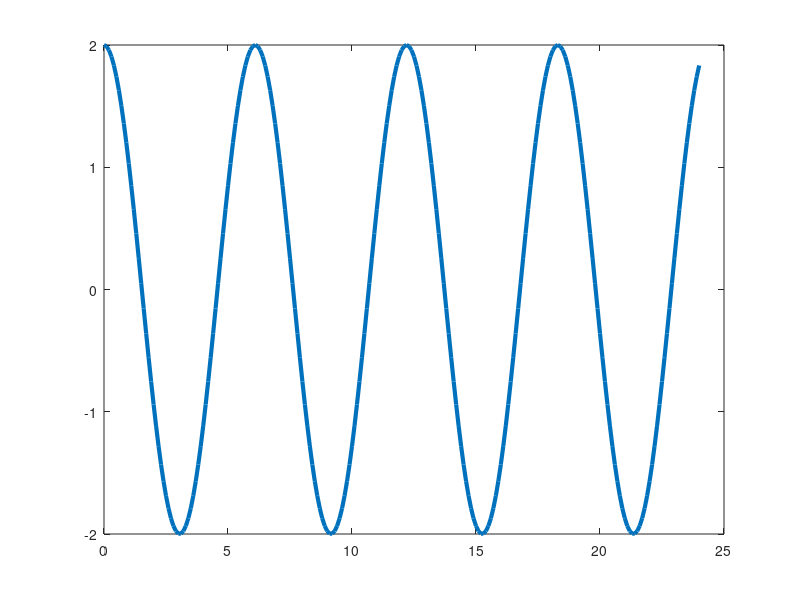

The MATLAB script that drew this image:
close all
clear all

A = 2;
x = 0:0.1:24;
lambda = 2;
while lambda < 6.1
    y = A .* cos(2 * pi * x / lambda);
    plot(x, y, 'lineWidth', 3);
    pause(0.3)
    lambda = lambda + 0.1;
end
